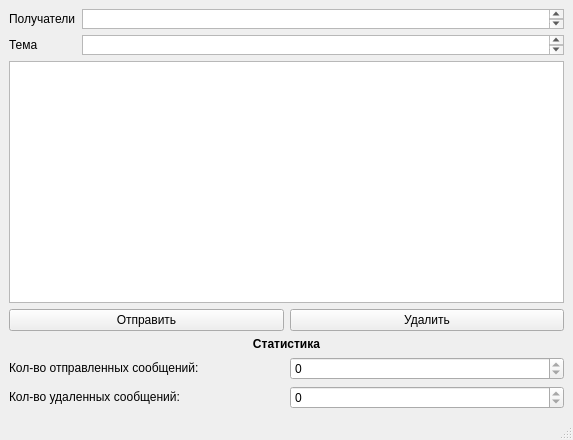
<?xml version="1.0" encoding="UTF-8"?>
<ui version="4.0">
 <class>MainWindow</class>
 <widget class="QMainWindow" name="MainWindow">
  <property name="geometry">
   <rect>
    <x>0</x>
    <y>0</y>
    <width>573</width>
    <height>440</height>
   </rect>
  </property>
  <property name="windowTitle">
   <string>MainWindow</string>
  </property>
  <widget class="QWidget" name="centralwidget">
   <layout class="QGridLayout" name="gridLayout_4">
    <item row="0" column="0">
     <layout class="QGridLayout" name="gridLayout_3">
      <item row="0" column="0">
       <layout class="QGridLayout" name="gridLayout_2">
        <item row="0" column="0">
         <widget class="QLabel" name="label">
          <property name="text">
           <string>Получатели</string>
          </property>
         </widget>
        </item>
        <item row="0" column="1">
         <widget class="QTextEdit" name="textEdit">
          <property name="enabled">
           <bool>true</bool>
          </property>
          <property name="maximumSize">
           <size>
            <width>16777215</width>
            <height>20</height>
           </size>
          </property>
         </widget>
        </item>
        <item row="1" column="1">
         <widget class="QTextEdit" name="textEdit_2">
          <property name="maximumSize">
           <size>
            <width>16777215</width>
            <height>20</height>
           </size>
          </property>
         </widget>
        </item>
        <item row="2" column="0" colspan="2">
         <widget class="QTextEdit" name="textEdit_3"/>
        </item>
        <item row="1" column="0">
         <widget class="QLabel" name="label_2">
          <property name="text">
           <string>&lt;html&gt;&lt;head/&gt;&lt;body&gt;&lt;p&gt;Тема&lt;/p&gt;&lt;/body&gt;&lt;/html&gt;</string>
          </property>
         </widget>
        </item>
       </layout>
      </item>
      <item row="1" column="0">
       <layout class="QHBoxLayout" name="horizontalLayout">
        <item>
         <widget class="QPushButton" name="pushButton">
          <property name="text">
           <string>Отправить</string>
          </property>
         </widget>
        </item>
        <item>
         <widget class="QPushButton" name="pushButton_2">
          <property name="text">
           <string>Удалить</string>
          </property>
         </widget>
        </item>
       </layout>
      </item>
      <item row="2" column="0">
       <layout class="QGridLayout" name="gridLayout">
        <item row="1" column="1">
         <widget class="QSpinBox" name="stat_spin">
          <property name="readOnly">
           <bool>true</bool>
          </property>
         </widget>
        </item>
        <item row="2" column="0">
         <widget class="QLabel" name="stat_lb_3">
          <property name="text">
           <string>&lt;html&gt;&lt;head/&gt;&lt;body&gt;&lt;p&gt;Кол-во удаленных сообщений: &lt;/p&gt;&lt;/body&gt;&lt;/html&gt;</string>
          </property>
         </widget>
        </item>
        <item row="1" column="0">
         <widget class="QLabel" name="stat_lb_2">
          <property name="text">
           <string>&lt;html&gt;&lt;head/&gt;&lt;body&gt;&lt;p&gt;Кол-во отправленных сообщений: &lt;/p&gt;&lt;/body&gt;&lt;/html&gt;</string>
          </property>
         </widget>
        </item>
        <item row="0" column="0" colspan="2">
         <widget class="QLabel" name="stat_lb">
          <property name="text">
           <string>&lt;html&gt;&lt;head/&gt;&lt;body&gt;&lt;p align=&quot;center&quot;&gt;&lt;span style=&quot; font-weight:700;&quot;&gt;Статистика&lt;/span&gt;&lt;/p&gt;&lt;/body&gt;&lt;/html&gt;</string>
          </property>
         </widget>
        </item>
        <item row="2" column="1">
         <widget class="QSpinBox" name="stat_spin_2">
          <property name="readOnly">
           <bool>true</bool>
          </property>
         </widget>
        </item>
       </layout>
      </item>
     </layout>
    </item>
   </layout>
  </widget>
  <widget class="QMenuBar" name="menubar">
   <property name="geometry">
    <rect>
     <x>0</x>
     <y>0</y>
     <width>573</width>
     <height>21</height>
    </rect>
   </property>
  </widget>
  <widget class="QStatusBar" name="statusbar"/>
 </widget>
 <resources/>
 <connections>
  <connection>
   <sender>pushButton</sender>
   <signal>clicked()</signal>
   <receiver>textEdit_3</receiver>
   <slot>clear()</slot>
   <hints>
    <hint type="sourcelabel">
     <x>118</x>
     <y>290</y>
    </hint>
    <hint type="destinationlabel">
     <x>136</x>
     <y>227</y>
    </hint>
   </hints>
  </connection>
  <connection>
   <sender>pushButton</sender>
   <signal>clicked()</signal>
   <receiver>textEdit_2</receiver>
   <slot>clear()</slot>
   <hints>
    <hint type="sourcelabel">
     <x>131</x>
     <y>281</y>
    </hint>
    <hint type="destinationlabel">
     <x>131</x>
     <y>61</y>
    </hint>
   </hints>
  </connection>
  <connection>
   <sender>pushButton</sender>
   <signal>clicked()</signal>
   <receiver>textEdit</receiver>
   <slot>clear()</slot>
   <hints>
    <hint type="sourcelabel">
     <x>143</x>
     <y>292</y>
    </hint>
    <hint type="destinationlabel">
     <x>142</x>
     <y>41</y>
    </hint>
   </hints>
  </connection>
  <connection>
   <sender>pushButton_2</sender>
   <signal>clicked()</signal>
   <receiver>textEdit_3</receiver>
   <slot>clear()</slot>
   <hints>
    <hint type="sourcelabel">
     <x>378</x>
     <y>295</y>
    </hint>
    <hint type="destinationlabel">
     <x>382</x>
     <y>269</y>
    </hint>
   </hints>
  </connection>
  <connection>
   <sender>pushButton_2</sender>
   <signal>clicked()</signal>
   <receiver>textEdit_2</receiver>
   <slot>clear()</slot>
   <hints>
    <hint type="sourcelabel">
     <x>352</x>
     <y>291</y>
    </hint>
    <hint type="destinationlabel">
     <x>361</x>
     <y>62</y>
    </hint>
   </hints>
  </connection>
  <connection>
   <sender>pushButton_2</sender>
   <signal>clicked()</signal>
   <receiver>textEdit</receiver>
   <slot>clear()</slot>
   <hints>
    <hint type="sourcelabel">
     <x>342</x>
     <y>295</y>
    </hint>
    <hint type="destinationlabel">
     <x>344</x>
     <y>42</y>
    </hint>
   </hints>
  </connection>
  <connection>
   <sender>pushButton</sender>
   <signal>clicked()</signal>
   <receiver>stat_spin</receiver>
   <slot>stepUp()</slot>
   <hints>
    <hint type="sourcelabel">
     <x>169</x>
     <y>292</y>
    </hint>
    <hint type="destinationlabel">
     <x>231</x>
     <y>361</y>
    </hint>
   </hints>
  </connection>
  <connection>
   <sender>pushButton_2</sender>
   <signal>clicked()</signal>
   <receiver>stat_spin_2</receiver>
   <slot>stepUp()</slot>
   <hints>
    <hint type="sourcelabel">
     <x>300</x>
     <y>290</y>
    </hint>
    <hint type="destinationlabel">
     <x>223</x>
     <y>382</y>
    </hint>
   </hints>
  </connection>
 </connections>
</ui>
